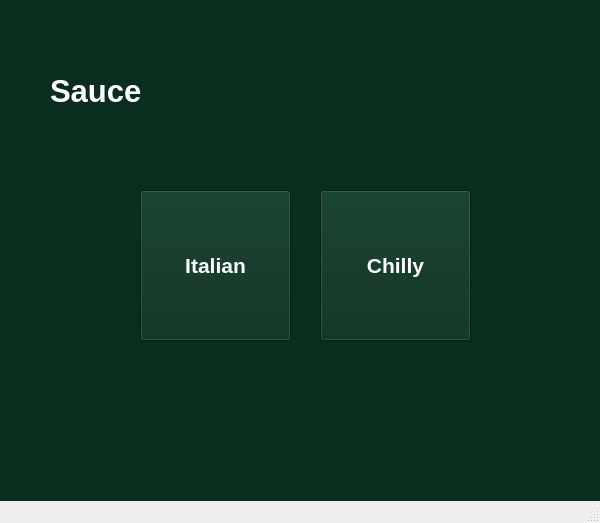
<?xml version="1.0" encoding="UTF-8"?>
<ui version="4.0">
 <class>MainWindow</class>
 <widget class="QMainWindow" name="MainWindow">
  <property name="geometry">
   <rect>
    <x>0</x>
    <y>0</y>
    <width>600</width>
    <height>523</height>
   </rect>
  </property>
  <property name="windowTitle">
   <string>MainWindow</string>
  </property>
  <widget class="QWidget" name="centralwidget">
   <widget class="QStackedWidget" name="stackedWidget">
    <property name="geometry">
     <rect>
      <x>0</x>
      <y>0</y>
      <width>601</width>
      <height>511</height>
     </rect>
    </property>
    <property name="styleSheet">
     <string notr="true">background-color: rgb(10, 46, 30);</string>
    </property>
    <widget class="QWidget" name="page">
     <widget class="QPushButton" name="ItalianBtn">
      <property name="geometry">
       <rect>
        <x>140</x>
        <y>190</y>
        <width>151</width>
        <height>151</height>
       </rect>
      </property>
      <property name="palette">
       <palette>
        <active>
         <colorrole role="WindowText">
          <brush brushstyle="SolidPattern">
           <color alpha="255">
            <red>255</red>
            <green>255</green>
            <blue>255</blue>
           </color>
          </brush>
         </colorrole>
         <colorrole role="Button">
          <brush brushstyle="SolidPattern">
           <color alpha="255">
            <red>10</red>
            <green>46</green>
            <blue>30</blue>
           </color>
          </brush>
         </colorrole>
         <colorrole role="Midlight">
          <brush brushstyle="SolidPattern">
           <color alpha="255">
            <red>196</red>
            <green>203</green>
            <blue>193</blue>
           </color>
          </brush>
         </colorrole>
         <colorrole role="Dark">
          <brush brushstyle="SolidPattern">
           <color alpha="255">
            <red>105</red>
            <green>116</green>
            <blue>101</blue>
           </color>
          </brush>
         </colorrole>
         <colorrole role="Mid">
          <brush brushstyle="SolidPattern">
           <color alpha="255">
            <red>115</red>
            <green>132</green>
            <blue>108</blue>
           </color>
          </brush>
         </colorrole>
         <colorrole role="Text">
          <brush brushstyle="SolidPattern">
           <color alpha="255">
            <red>26</red>
            <green>55</green>
            <blue>35</blue>
           </color>
          </brush>
         </colorrole>
         <colorrole role="BrightText">
          <brush brushstyle="SolidPattern">
           <color alpha="255">
            <red>26</red>
            <green>55</green>
            <blue>35</blue>
           </color>
          </brush>
         </colorrole>
         <colorrole role="ButtonText">
          <brush brushstyle="SolidPattern">
           <color alpha="255">
            <red>255</red>
            <green>255</green>
            <blue>255</blue>
           </color>
          </brush>
         </colorrole>
         <colorrole role="Base">
          <brush brushstyle="SolidPattern">
           <color alpha="255">
            <red>10</red>
            <green>46</green>
            <blue>30</blue>
           </color>
          </brush>
         </colorrole>
         <colorrole role="Window">
          <brush brushstyle="SolidPattern">
           <color alpha="255">
            <red>10</red>
            <green>46</green>
            <blue>30</blue>
           </color>
          </brush>
         </colorrole>
         <colorrole role="Highlight">
          <brush brushstyle="SolidPattern">
           <color alpha="255">
            <red>26</red>
            <green>55</green>
            <blue>35</blue>
           </color>
          </brush>
         </colorrole>
         <colorrole role="HighlightedText">
          <brush brushstyle="SolidPattern">
           <color alpha="255">
            <red>254</red>
            <green>239</green>
            <blue>197</blue>
           </color>
          </brush>
         </colorrole>
         <colorrole role="LinkVisited">
          <brush brushstyle="SolidPattern">
           <color alpha="255">
            <red>205</red>
            <green>171</green>
            <blue>143</blue>
           </color>
          </brush>
         </colorrole>
         <colorrole role="AlternateBase">
          <brush brushstyle="SolidPattern">
           <color alpha="255">
            <red>69</red>
            <green>80</green>
            <blue>65</blue>
           </color>
          </brush>
         </colorrole>
         <colorrole role="ToolTipBase">
          <brush brushstyle="SolidPattern">
           <color alpha="255">
            <red>255</red>
            <green>246</green>
            <blue>242</blue>
           </color>
          </brush>
         </colorrole>
         <colorrole role="PlaceholderText">
          <brush brushstyle="SolidPattern">
           <color alpha="255">
            <red>105</red>
            <green>116</green>
            <blue>101</blue>
           </color>
          </brush>
         </colorrole>
        </active>
        <inactive>
         <colorrole role="WindowText">
          <brush brushstyle="SolidPattern">
           <color alpha="255">
            <red>255</red>
            <green>255</green>
            <blue>255</blue>
           </color>
          </brush>
         </colorrole>
         <colorrole role="Button">
          <brush brushstyle="SolidPattern">
           <color alpha="255">
            <red>10</red>
            <green>46</green>
            <blue>30</blue>
           </color>
          </brush>
         </colorrole>
         <colorrole role="Midlight">
          <brush brushstyle="SolidPattern">
           <color alpha="255">
            <red>196</red>
            <green>203</green>
            <blue>193</blue>
           </color>
          </brush>
         </colorrole>
         <colorrole role="Dark">
          <brush brushstyle="SolidPattern">
           <color alpha="255">
            <red>105</red>
            <green>116</green>
            <blue>101</blue>
           </color>
          </brush>
         </colorrole>
         <colorrole role="Mid">
          <brush brushstyle="SolidPattern">
           <color alpha="255">
            <red>115</red>
            <green>132</green>
            <blue>108</blue>
           </color>
          </brush>
         </colorrole>
         <colorrole role="Text">
          <brush brushstyle="SolidPattern">
           <color alpha="255">
            <red>26</red>
            <green>55</green>
            <blue>35</blue>
           </color>
          </brush>
         </colorrole>
         <colorrole role="BrightText">
          <brush brushstyle="SolidPattern">
           <color alpha="255">
            <red>26</red>
            <green>55</green>
            <blue>35</blue>
           </color>
          </brush>
         </colorrole>
         <colorrole role="ButtonText">
          <brush brushstyle="SolidPattern">
           <color alpha="255">
            <red>255</red>
            <green>255</green>
            <blue>255</blue>
           </color>
          </brush>
         </colorrole>
         <colorrole role="Base">
          <brush brushstyle="SolidPattern">
           <color alpha="255">
            <red>10</red>
            <green>46</green>
            <blue>30</blue>
           </color>
          </brush>
         </colorrole>
         <colorrole role="Window">
          <brush brushstyle="SolidPattern">
           <color alpha="255">
            <red>10</red>
            <green>46</green>
            <blue>30</blue>
           </color>
          </brush>
         </colorrole>
         <colorrole role="Highlight">
          <brush brushstyle="SolidPattern">
           <color alpha="255">
            <red>26</red>
            <green>55</green>
            <blue>35</blue>
           </color>
          </brush>
         </colorrole>
         <colorrole role="HighlightedText">
          <brush brushstyle="SolidPattern">
           <color alpha="255">
            <red>254</red>
            <green>239</green>
            <blue>197</blue>
           </color>
          </brush>
         </colorrole>
         <colorrole role="LinkVisited">
          <brush brushstyle="SolidPattern">
           <color alpha="255">
            <red>205</red>
            <green>171</green>
            <blue>143</blue>
           </color>
          </brush>
         </colorrole>
         <colorrole role="AlternateBase">
          <brush brushstyle="SolidPattern">
           <color alpha="255">
            <red>69</red>
            <green>80</green>
            <blue>65</blue>
           </color>
          </brush>
         </colorrole>
         <colorrole role="ToolTipBase">
          <brush brushstyle="SolidPattern">
           <color alpha="255">
            <red>255</red>
            <green>246</green>
            <blue>242</blue>
           </color>
          </brush>
         </colorrole>
         <colorrole role="PlaceholderText">
          <brush brushstyle="SolidPattern">
           <color alpha="255">
            <red>105</red>
            <green>116</green>
            <blue>101</blue>
           </color>
          </brush>
         </colorrole>
        </inactive>
        <disabled>
         <colorrole role="WindowText">
          <brush brushstyle="SolidPattern">
           <color alpha="255">
            <red>105</red>
            <green>116</green>
            <blue>101</blue>
           </color>
          </brush>
         </colorrole>
         <colorrole role="Button">
          <brush brushstyle="SolidPattern">
           <color alpha="255">
            <red>10</red>
            <green>46</green>
            <blue>30</blue>
           </color>
          </brush>
         </colorrole>
         <colorrole role="Midlight">
          <brush brushstyle="SolidPattern">
           <color alpha="255">
            <red>196</red>
            <green>203</green>
            <blue>193</blue>
           </color>
          </brush>
         </colorrole>
         <colorrole role="Dark">
          <brush brushstyle="SolidPattern">
           <color alpha="255">
            <red>105</red>
            <green>116</green>
            <blue>101</blue>
           </color>
          </brush>
         </colorrole>
         <colorrole role="Mid">
          <brush brushstyle="SolidPattern">
           <color alpha="255">
            <red>115</red>
            <green>132</green>
            <blue>108</blue>
           </color>
          </brush>
         </colorrole>
         <colorrole role="Text">
          <brush brushstyle="SolidPattern">
           <color alpha="255">
            <red>105</red>
            <green>116</green>
            <blue>101</blue>
           </color>
          </brush>
         </colorrole>
         <colorrole role="BrightText">
          <brush brushstyle="SolidPattern">
           <color alpha="255">
            <red>26</red>
            <green>55</green>
            <blue>35</blue>
           </color>
          </brush>
         </colorrole>
         <colorrole role="ButtonText">
          <brush brushstyle="SolidPattern">
           <color alpha="255">
            <red>105</red>
            <green>116</green>
            <blue>101</blue>
           </color>
          </brush>
         </colorrole>
         <colorrole role="Base">
          <brush brushstyle="SolidPattern">
           <color alpha="255">
            <red>10</red>
            <green>46</green>
            <blue>30</blue>
           </color>
          </brush>
         </colorrole>
         <colorrole role="Window">
          <brush brushstyle="SolidPattern">
           <color alpha="255">
            <red>10</red>
            <green>46</green>
            <blue>30</blue>
           </color>
          </brush>
         </colorrole>
         <colorrole role="Highlight">
          <brush brushstyle="SolidPattern">
           <color alpha="255">
            <red>145</red>
            <green>145</green>
            <blue>145</blue>
           </color>
          </brush>
         </colorrole>
         <colorrole role="HighlightedText">
          <brush brushstyle="SolidPattern">
           <color alpha="255">
            <red>254</red>
            <green>239</green>
            <blue>197</blue>
           </color>
          </brush>
         </colorrole>
         <colorrole role="LinkVisited">
          <brush brushstyle="SolidPattern">
           <color alpha="255">
            <red>205</red>
            <green>171</green>
            <blue>143</blue>
           </color>
          </brush>
         </colorrole>
         <colorrole role="AlternateBase">
          <brush brushstyle="SolidPattern">
           <color alpha="255">
            <red>69</red>
            <green>80</green>
            <blue>65</blue>
           </color>
          </brush>
         </colorrole>
         <colorrole role="ToolTipBase">
          <brush brushstyle="SolidPattern">
           <color alpha="255">
            <red>255</red>
            <green>246</green>
            <blue>242</blue>
           </color>
          </brush>
         </colorrole>
         <colorrole role="PlaceholderText">
          <brush brushstyle="SolidPattern">
           <color alpha="255">
            <red>105</red>
            <green>116</green>
            <blue>101</blue>
           </color>
          </brush>
         </colorrole>
        </disabled>
       </palette>
      </property>
      <property name="font">
       <font>
        <pointsize>16</pointsize>
        <weight>75</weight>
        <bold>true</bold>
       </font>
      </property>
      <property name="styleSheet">
       <string notr="true">border-color: rgb(255, 255, 255);</string>
      </property>
      <property name="text">
       <string>Italian</string>
      </property>
     </widget>
     <widget class="QPushButton" name="ChillyBtn">
      <property name="geometry">
       <rect>
        <x>320</x>
        <y>190</y>
        <width>151</width>
        <height>151</height>
       </rect>
      </property>
      <property name="palette">
       <palette>
        <active>
         <colorrole role="WindowText">
          <brush brushstyle="SolidPattern">
           <color alpha="255">
            <red>255</red>
            <green>255</green>
            <blue>255</blue>
           </color>
          </brush>
         </colorrole>
         <colorrole role="Button">
          <brush brushstyle="SolidPattern">
           <color alpha="255">
            <red>10</red>
            <green>46</green>
            <blue>30</blue>
           </color>
          </brush>
         </colorrole>
         <colorrole role="Midlight">
          <brush brushstyle="SolidPattern">
           <color alpha="255">
            <red>196</red>
            <green>203</green>
            <blue>193</blue>
           </color>
          </brush>
         </colorrole>
         <colorrole role="Dark">
          <brush brushstyle="SolidPattern">
           <color alpha="255">
            <red>105</red>
            <green>116</green>
            <blue>101</blue>
           </color>
          </brush>
         </colorrole>
         <colorrole role="Mid">
          <brush brushstyle="SolidPattern">
           <color alpha="255">
            <red>115</red>
            <green>132</green>
            <blue>108</blue>
           </color>
          </brush>
         </colorrole>
         <colorrole role="Text">
          <brush brushstyle="SolidPattern">
           <color alpha="255">
            <red>26</red>
            <green>55</green>
            <blue>35</blue>
           </color>
          </brush>
         </colorrole>
         <colorrole role="BrightText">
          <brush brushstyle="SolidPattern">
           <color alpha="255">
            <red>26</red>
            <green>55</green>
            <blue>35</blue>
           </color>
          </brush>
         </colorrole>
         <colorrole role="ButtonText">
          <brush brushstyle="SolidPattern">
           <color alpha="255">
            <red>255</red>
            <green>255</green>
            <blue>255</blue>
           </color>
          </brush>
         </colorrole>
         <colorrole role="Base">
          <brush brushstyle="SolidPattern">
           <color alpha="255">
            <red>10</red>
            <green>46</green>
            <blue>30</blue>
           </color>
          </brush>
         </colorrole>
         <colorrole role="Window">
          <brush brushstyle="SolidPattern">
           <color alpha="255">
            <red>10</red>
            <green>46</green>
            <blue>30</blue>
           </color>
          </brush>
         </colorrole>
         <colorrole role="Highlight">
          <brush brushstyle="SolidPattern">
           <color alpha="255">
            <red>26</red>
            <green>55</green>
            <blue>35</blue>
           </color>
          </brush>
         </colorrole>
         <colorrole role="HighlightedText">
          <brush brushstyle="SolidPattern">
           <color alpha="255">
            <red>254</red>
            <green>239</green>
            <blue>197</blue>
           </color>
          </brush>
         </colorrole>
         <colorrole role="LinkVisited">
          <brush brushstyle="SolidPattern">
           <color alpha="255">
            <red>205</red>
            <green>171</green>
            <blue>143</blue>
           </color>
          </brush>
         </colorrole>
         <colorrole role="AlternateBase">
          <brush brushstyle="SolidPattern">
           <color alpha="255">
            <red>69</red>
            <green>80</green>
            <blue>65</blue>
           </color>
          </brush>
         </colorrole>
         <colorrole role="ToolTipBase">
          <brush brushstyle="SolidPattern">
           <color alpha="255">
            <red>255</red>
            <green>246</green>
            <blue>242</blue>
           </color>
          </brush>
         </colorrole>
         <colorrole role="PlaceholderText">
          <brush brushstyle="SolidPattern">
           <color alpha="255">
            <red>105</red>
            <green>116</green>
            <blue>101</blue>
           </color>
          </brush>
         </colorrole>
        </active>
        <inactive>
         <colorrole role="WindowText">
          <brush brushstyle="SolidPattern">
           <color alpha="255">
            <red>255</red>
            <green>255</green>
            <blue>255</blue>
           </color>
          </brush>
         </colorrole>
         <colorrole role="Button">
          <brush brushstyle="SolidPattern">
           <color alpha="255">
            <red>10</red>
            <green>46</green>
            <blue>30</blue>
           </color>
          </brush>
         </colorrole>
         <colorrole role="Midlight">
          <brush brushstyle="SolidPattern">
           <color alpha="255">
            <red>196</red>
            <green>203</green>
            <blue>193</blue>
           </color>
          </brush>
         </colorrole>
         <colorrole role="Dark">
          <brush brushstyle="SolidPattern">
           <color alpha="255">
            <red>105</red>
            <green>116</green>
            <blue>101</blue>
           </color>
          </brush>
         </colorrole>
         <colorrole role="Mid">
          <brush brushstyle="SolidPattern">
           <color alpha="255">
            <red>115</red>
            <green>132</green>
            <blue>108</blue>
           </color>
          </brush>
         </colorrole>
         <colorrole role="Text">
          <brush brushstyle="SolidPattern">
           <color alpha="255">
            <red>26</red>
            <green>55</green>
            <blue>35</blue>
           </color>
          </brush>
         </colorrole>
         <colorrole role="BrightText">
          <brush brushstyle="SolidPattern">
           <color alpha="255">
            <red>26</red>
            <green>55</green>
            <blue>35</blue>
           </color>
          </brush>
         </colorrole>
         <colorrole role="ButtonText">
          <brush brushstyle="SolidPattern">
           <color alpha="255">
            <red>255</red>
            <green>255</green>
            <blue>255</blue>
           </color>
          </brush>
         </colorrole>
         <colorrole role="Base">
          <brush brushstyle="SolidPattern">
           <color alpha="255">
            <red>10</red>
            <green>46</green>
            <blue>30</blue>
           </color>
          </brush>
         </colorrole>
         <colorrole role="Window">
          <brush brushstyle="SolidPattern">
           <color alpha="255">
            <red>10</red>
            <green>46</green>
            <blue>30</blue>
           </color>
          </brush>
         </colorrole>
         <colorrole role="Highlight">
          <brush brushstyle="SolidPattern">
           <color alpha="255">
            <red>26</red>
            <green>55</green>
            <blue>35</blue>
           </color>
          </brush>
         </colorrole>
         <colorrole role="HighlightedText">
          <brush brushstyle="SolidPattern">
           <color alpha="255">
            <red>254</red>
            <green>239</green>
            <blue>197</blue>
           </color>
          </brush>
         </colorrole>
         <colorrole role="LinkVisited">
          <brush brushstyle="SolidPattern">
           <color alpha="255">
            <red>205</red>
            <green>171</green>
            <blue>143</blue>
           </color>
          </brush>
         </colorrole>
         <colorrole role="AlternateBase">
          <brush brushstyle="SolidPattern">
           <color alpha="255">
            <red>69</red>
            <green>80</green>
            <blue>65</blue>
           </color>
          </brush>
         </colorrole>
         <colorrole role="ToolTipBase">
          <brush brushstyle="SolidPattern">
           <color alpha="255">
            <red>255</red>
            <green>246</green>
            <blue>242</blue>
           </color>
          </brush>
         </colorrole>
         <colorrole role="PlaceholderText">
          <brush brushstyle="SolidPattern">
           <color alpha="255">
            <red>105</red>
            <green>116</green>
            <blue>101</blue>
           </color>
          </brush>
         </colorrole>
        </inactive>
        <disabled>
         <colorrole role="WindowText">
          <brush brushstyle="SolidPattern">
           <color alpha="255">
            <red>105</red>
            <green>116</green>
            <blue>101</blue>
           </color>
          </brush>
         </colorrole>
         <colorrole role="Button">
          <brush brushstyle="SolidPattern">
           <color alpha="255">
            <red>10</red>
            <green>46</green>
            <blue>30</blue>
           </color>
          </brush>
         </colorrole>
         <colorrole role="Midlight">
          <brush brushstyle="SolidPattern">
           <color alpha="255">
            <red>196</red>
            <green>203</green>
            <blue>193</blue>
           </color>
          </brush>
         </colorrole>
         <colorrole role="Dark">
          <brush brushstyle="SolidPattern">
           <color alpha="255">
            <red>105</red>
            <green>116</green>
            <blue>101</blue>
           </color>
          </brush>
         </colorrole>
         <colorrole role="Mid">
          <brush brushstyle="SolidPattern">
           <color alpha="255">
            <red>115</red>
            <green>132</green>
            <blue>108</blue>
           </color>
          </brush>
         </colorrole>
         <colorrole role="Text">
          <brush brushstyle="SolidPattern">
           <color alpha="255">
            <red>105</red>
            <green>116</green>
            <blue>101</blue>
           </color>
          </brush>
         </colorrole>
         <colorrole role="BrightText">
          <brush brushstyle="SolidPattern">
           <color alpha="255">
            <red>26</red>
            <green>55</green>
            <blue>35</blue>
           </color>
          </brush>
         </colorrole>
         <colorrole role="ButtonText">
          <brush brushstyle="SolidPattern">
           <color alpha="255">
            <red>105</red>
            <green>116</green>
            <blue>101</blue>
           </color>
          </brush>
         </colorrole>
         <colorrole role="Base">
          <brush brushstyle="SolidPattern">
           <color alpha="255">
            <red>10</red>
            <green>46</green>
            <blue>30</blue>
           </color>
          </brush>
         </colorrole>
         <colorrole role="Window">
          <brush brushstyle="SolidPattern">
           <color alpha="255">
            <red>10</red>
            <green>46</green>
            <blue>30</blue>
           </color>
          </brush>
         </colorrole>
         <colorrole role="Highlight">
          <brush brushstyle="SolidPattern">
           <color alpha="255">
            <red>145</red>
            <green>145</green>
            <blue>145</blue>
           </color>
          </brush>
         </colorrole>
         <colorrole role="HighlightedText">
          <brush brushstyle="SolidPattern">
           <color alpha="255">
            <red>254</red>
            <green>239</green>
            <blue>197</blue>
           </color>
          </brush>
         </colorrole>
         <colorrole role="LinkVisited">
          <brush brushstyle="SolidPattern">
           <color alpha="255">
            <red>205</red>
            <green>171</green>
            <blue>143</blue>
           </color>
          </brush>
         </colorrole>
         <colorrole role="AlternateBase">
          <brush brushstyle="SolidPattern">
           <color alpha="255">
            <red>69</red>
            <green>80</green>
            <blue>65</blue>
           </color>
          </brush>
         </colorrole>
         <colorrole role="ToolTipBase">
          <brush brushstyle="SolidPattern">
           <color alpha="255">
            <red>255</red>
            <green>246</green>
            <blue>242</blue>
           </color>
          </brush>
         </colorrole>
         <colorrole role="PlaceholderText">
          <brush brushstyle="SolidPattern">
           <color alpha="255">
            <red>105</red>
            <green>116</green>
            <blue>101</blue>
           </color>
          </brush>
         </colorrole>
        </disabled>
       </palette>
      </property>
      <property name="font">
       <font>
        <pointsize>16</pointsize>
        <weight>75</weight>
        <bold>true</bold>
       </font>
      </property>
      <property name="text">
       <string>Chilly</string>
      </property>
     </widget>
     <widget class="QLabel" name="Sauce">
      <property name="geometry">
       <rect>
        <x>50</x>
        <y>40</y>
        <width>501</width>
        <height>101</height>
       </rect>
      </property>
      <property name="palette">
       <palette>
        <active>
         <colorrole role="WindowText">
          <brush brushstyle="SolidPattern">
           <color alpha="255">
            <red>255</red>
            <green>255</green>
            <blue>255</blue>
           </color>
          </brush>
         </colorrole>
         <colorrole role="Button">
          <brush brushstyle="SolidPattern">
           <color alpha="255">
            <red>10</red>
            <green>46</green>
            <blue>30</blue>
           </color>
          </brush>
         </colorrole>
         <colorrole role="Midlight">
          <brush brushstyle="SolidPattern">
           <color alpha="255">
            <red>196</red>
            <green>203</green>
            <blue>193</blue>
           </color>
          </brush>
         </colorrole>
         <colorrole role="Dark">
          <brush brushstyle="SolidPattern">
           <color alpha="255">
            <red>105</red>
            <green>116</green>
            <blue>101</blue>
           </color>
          </brush>
         </colorrole>
         <colorrole role="Mid">
          <brush brushstyle="SolidPattern">
           <color alpha="255">
            <red>115</red>
            <green>132</green>
            <blue>108</blue>
           </color>
          </brush>
         </colorrole>
         <colorrole role="Text">
          <brush brushstyle="SolidPattern">
           <color alpha="255">
            <red>26</red>
            <green>55</green>
            <blue>35</blue>
           </color>
          </brush>
         </colorrole>
         <colorrole role="BrightText">
          <brush brushstyle="SolidPattern">
           <color alpha="255">
            <red>26</red>
            <green>55</green>
            <blue>35</blue>
           </color>
          </brush>
         </colorrole>
         <colorrole role="ButtonText">
          <brush brushstyle="SolidPattern">
           <color alpha="255">
            <red>0</red>
            <green>0</green>
            <blue>0</blue>
           </color>
          </brush>
         </colorrole>
         <colorrole role="Base">
          <brush brushstyle="SolidPattern">
           <color alpha="255">
            <red>10</red>
            <green>46</green>
            <blue>30</blue>
           </color>
          </brush>
         </colorrole>
         <colorrole role="Window">
          <brush brushstyle="SolidPattern">
           <color alpha="255">
            <red>10</red>
            <green>46</green>
            <blue>30</blue>
           </color>
          </brush>
         </colorrole>
         <colorrole role="Highlight">
          <brush brushstyle="SolidPattern">
           <color alpha="255">
            <red>26</red>
            <green>55</green>
            <blue>35</blue>
           </color>
          </brush>
         </colorrole>
         <colorrole role="HighlightedText">
          <brush brushstyle="SolidPattern">
           <color alpha="255">
            <red>254</red>
            <green>239</green>
            <blue>197</blue>
           </color>
          </brush>
         </colorrole>
         <colorrole role="LinkVisited">
          <brush brushstyle="SolidPattern">
           <color alpha="255">
            <red>205</red>
            <green>171</green>
            <blue>143</blue>
           </color>
          </brush>
         </colorrole>
         <colorrole role="AlternateBase">
          <brush brushstyle="SolidPattern">
           <color alpha="255">
            <red>69</red>
            <green>80</green>
            <blue>65</blue>
           </color>
          </brush>
         </colorrole>
         <colorrole role="ToolTipBase">
          <brush brushstyle="SolidPattern">
           <color alpha="255">
            <red>255</red>
            <green>246</green>
            <blue>242</blue>
           </color>
          </brush>
         </colorrole>
         <colorrole role="PlaceholderText">
          <brush brushstyle="SolidPattern">
           <color alpha="255">
            <red>105</red>
            <green>116</green>
            <blue>101</blue>
           </color>
          </brush>
         </colorrole>
        </active>
        <inactive>
         <colorrole role="WindowText">
          <brush brushstyle="SolidPattern">
           <color alpha="255">
            <red>255</red>
            <green>255</green>
            <blue>255</blue>
           </color>
          </brush>
         </colorrole>
         <colorrole role="Button">
          <brush brushstyle="SolidPattern">
           <color alpha="255">
            <red>10</red>
            <green>46</green>
            <blue>30</blue>
           </color>
          </brush>
         </colorrole>
         <colorrole role="Midlight">
          <brush brushstyle="SolidPattern">
           <color alpha="255">
            <red>196</red>
            <green>203</green>
            <blue>193</blue>
           </color>
          </brush>
         </colorrole>
         <colorrole role="Dark">
          <brush brushstyle="SolidPattern">
           <color alpha="255">
            <red>105</red>
            <green>116</green>
            <blue>101</blue>
           </color>
          </brush>
         </colorrole>
         <colorrole role="Mid">
          <brush brushstyle="SolidPattern">
           <color alpha="255">
            <red>115</red>
            <green>132</green>
            <blue>108</blue>
           </color>
          </brush>
         </colorrole>
         <colorrole role="Text">
          <brush brushstyle="SolidPattern">
           <color alpha="255">
            <red>26</red>
            <green>55</green>
            <blue>35</blue>
           </color>
          </brush>
         </colorrole>
         <colorrole role="BrightText">
          <brush brushstyle="SolidPattern">
           <color alpha="255">
            <red>26</red>
            <green>55</green>
            <blue>35</blue>
           </color>
          </brush>
         </colorrole>
         <colorrole role="ButtonText">
          <brush brushstyle="SolidPattern">
           <color alpha="255">
            <red>0</red>
            <green>0</green>
            <blue>0</blue>
           </color>
          </brush>
         </colorrole>
         <colorrole role="Base">
          <brush brushstyle="SolidPattern">
           <color alpha="255">
            <red>10</red>
            <green>46</green>
            <blue>30</blue>
           </color>
          </brush>
         </colorrole>
         <colorrole role="Window">
          <brush brushstyle="SolidPattern">
           <color alpha="255">
            <red>10</red>
            <green>46</green>
            <blue>30</blue>
           </color>
          </brush>
         </colorrole>
         <colorrole role="Highlight">
          <brush brushstyle="SolidPattern">
           <color alpha="255">
            <red>26</red>
            <green>55</green>
            <blue>35</blue>
           </color>
          </brush>
         </colorrole>
         <colorrole role="HighlightedText">
          <brush brushstyle="SolidPattern">
           <color alpha="255">
            <red>254</red>
            <green>239</green>
            <blue>197</blue>
           </color>
          </brush>
         </colorrole>
         <colorrole role="LinkVisited">
          <brush brushstyle="SolidPattern">
           <color alpha="255">
            <red>205</red>
            <green>171</green>
            <blue>143</blue>
           </color>
          </brush>
         </colorrole>
         <colorrole role="AlternateBase">
          <brush brushstyle="SolidPattern">
           <color alpha="255">
            <red>69</red>
            <green>80</green>
            <blue>65</blue>
           </color>
          </brush>
         </colorrole>
         <colorrole role="ToolTipBase">
          <brush brushstyle="SolidPattern">
           <color alpha="255">
            <red>255</red>
            <green>246</green>
            <blue>242</blue>
           </color>
          </brush>
         </colorrole>
         <colorrole role="PlaceholderText">
          <brush brushstyle="SolidPattern">
           <color alpha="255">
            <red>105</red>
            <green>116</green>
            <blue>101</blue>
           </color>
          </brush>
         </colorrole>
        </inactive>
        <disabled>
         <colorrole role="WindowText">
          <brush brushstyle="SolidPattern">
           <color alpha="255">
            <red>105</red>
            <green>116</green>
            <blue>101</blue>
           </color>
          </brush>
         </colorrole>
         <colorrole role="Button">
          <brush brushstyle="SolidPattern">
           <color alpha="255">
            <red>10</red>
            <green>46</green>
            <blue>30</blue>
           </color>
          </brush>
         </colorrole>
         <colorrole role="Midlight">
          <brush brushstyle="SolidPattern">
           <color alpha="255">
            <red>196</red>
            <green>203</green>
            <blue>193</blue>
           </color>
          </brush>
         </colorrole>
         <colorrole role="Dark">
          <brush brushstyle="SolidPattern">
           <color alpha="255">
            <red>105</red>
            <green>116</green>
            <blue>101</blue>
           </color>
          </brush>
         </colorrole>
         <colorrole role="Mid">
          <brush brushstyle="SolidPattern">
           <color alpha="255">
            <red>115</red>
            <green>132</green>
            <blue>108</blue>
           </color>
          </brush>
         </colorrole>
         <colorrole role="Text">
          <brush brushstyle="SolidPattern">
           <color alpha="255">
            <red>105</red>
            <green>116</green>
            <blue>101</blue>
           </color>
          </brush>
         </colorrole>
         <colorrole role="BrightText">
          <brush brushstyle="SolidPattern">
           <color alpha="255">
            <red>26</red>
            <green>55</green>
            <blue>35</blue>
           </color>
          </brush>
         </colorrole>
         <colorrole role="ButtonText">
          <brush brushstyle="SolidPattern">
           <color alpha="255">
            <red>105</red>
            <green>116</green>
            <blue>101</blue>
           </color>
          </brush>
         </colorrole>
         <colorrole role="Base">
          <brush brushstyle="SolidPattern">
           <color alpha="255">
            <red>10</red>
            <green>46</green>
            <blue>30</blue>
           </color>
          </brush>
         </colorrole>
         <colorrole role="Window">
          <brush brushstyle="SolidPattern">
           <color alpha="255">
            <red>10</red>
            <green>46</green>
            <blue>30</blue>
           </color>
          </brush>
         </colorrole>
         <colorrole role="Highlight">
          <brush brushstyle="SolidPattern">
           <color alpha="255">
            <red>145</red>
            <green>145</green>
            <blue>145</blue>
           </color>
          </brush>
         </colorrole>
         <colorrole role="HighlightedText">
          <brush brushstyle="SolidPattern">
           <color alpha="255">
            <red>254</red>
            <green>239</green>
            <blue>197</blue>
           </color>
          </brush>
         </colorrole>
         <colorrole role="LinkVisited">
          <brush brushstyle="SolidPattern">
           <color alpha="255">
            <red>205</red>
            <green>171</green>
            <blue>143</blue>
           </color>
          </brush>
         </colorrole>
         <colorrole role="AlternateBase">
          <brush brushstyle="SolidPattern">
           <color alpha="255">
            <red>69</red>
            <green>80</green>
            <blue>65</blue>
           </color>
          </brush>
         </colorrole>
         <colorrole role="ToolTipBase">
          <brush brushstyle="SolidPattern">
           <color alpha="255">
            <red>255</red>
            <green>246</green>
            <blue>242</blue>
           </color>
          </brush>
         </colorrole>
         <colorrole role="PlaceholderText">
          <brush brushstyle="SolidPattern">
           <color alpha="255">
            <red>105</red>
            <green>116</green>
            <blue>101</blue>
           </color>
          </brush>
         </colorrole>
        </disabled>
       </palette>
      </property>
      <property name="font">
       <font>
        <pointsize>23</pointsize>
        <weight>75</weight>
        <bold>true</bold>
       </font>
      </property>
      <property name="text">
       <string>Sauce</string>
      </property>
     </widget>
    </widget>
    <widget class="QWidget" name="page_2"/>
   </widget>
  </widget>
  <widget class="QMenuBar" name="menubar">
   <property name="geometry">
    <rect>
     <x>0</x>
     <y>0</y>
     <width>600</width>
     <height>24</height>
    </rect>
   </property>
  </widget>
  <widget class="QStatusBar" name="statusbar"/>
 </widget>
 <resources/>
 <connections/>
</ui>
